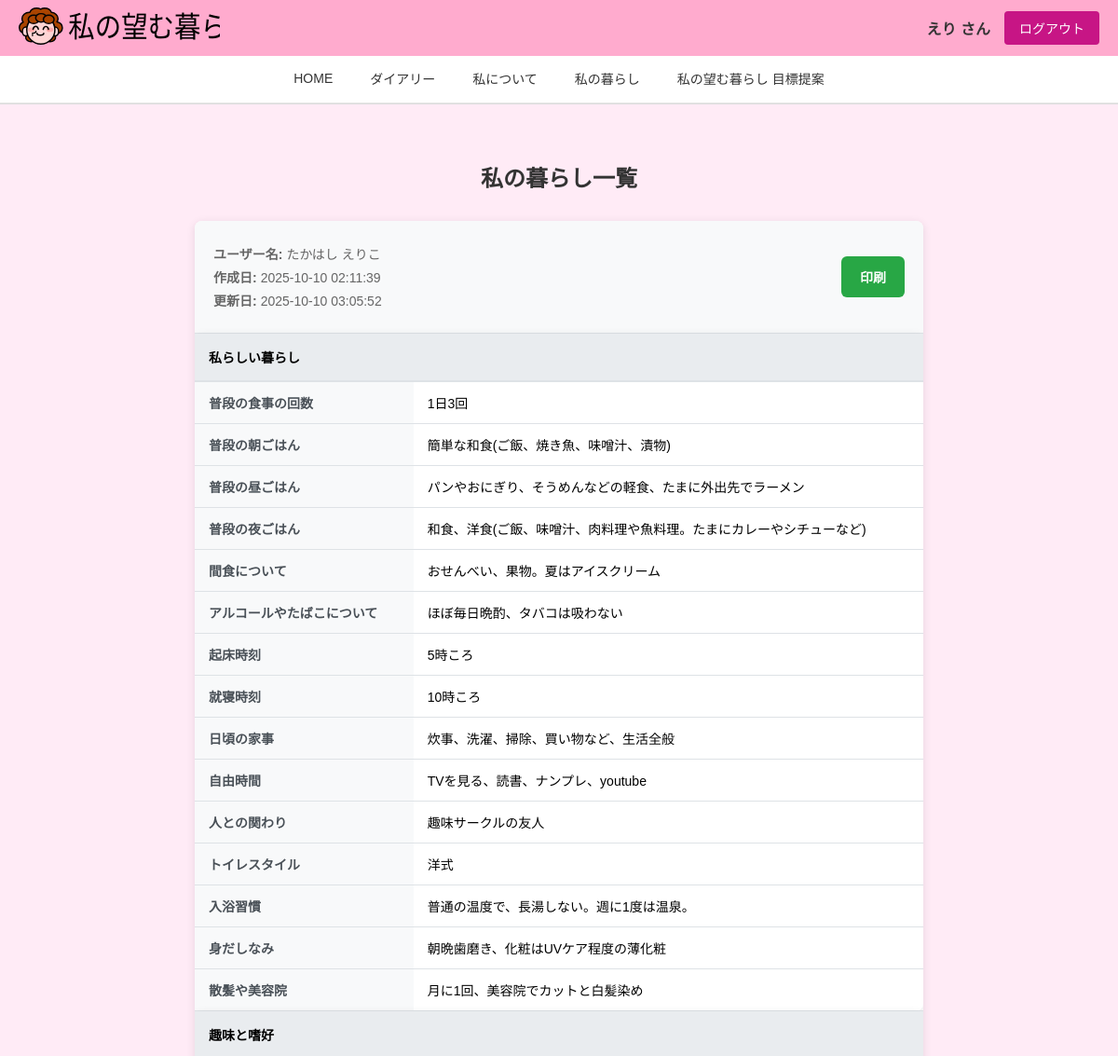
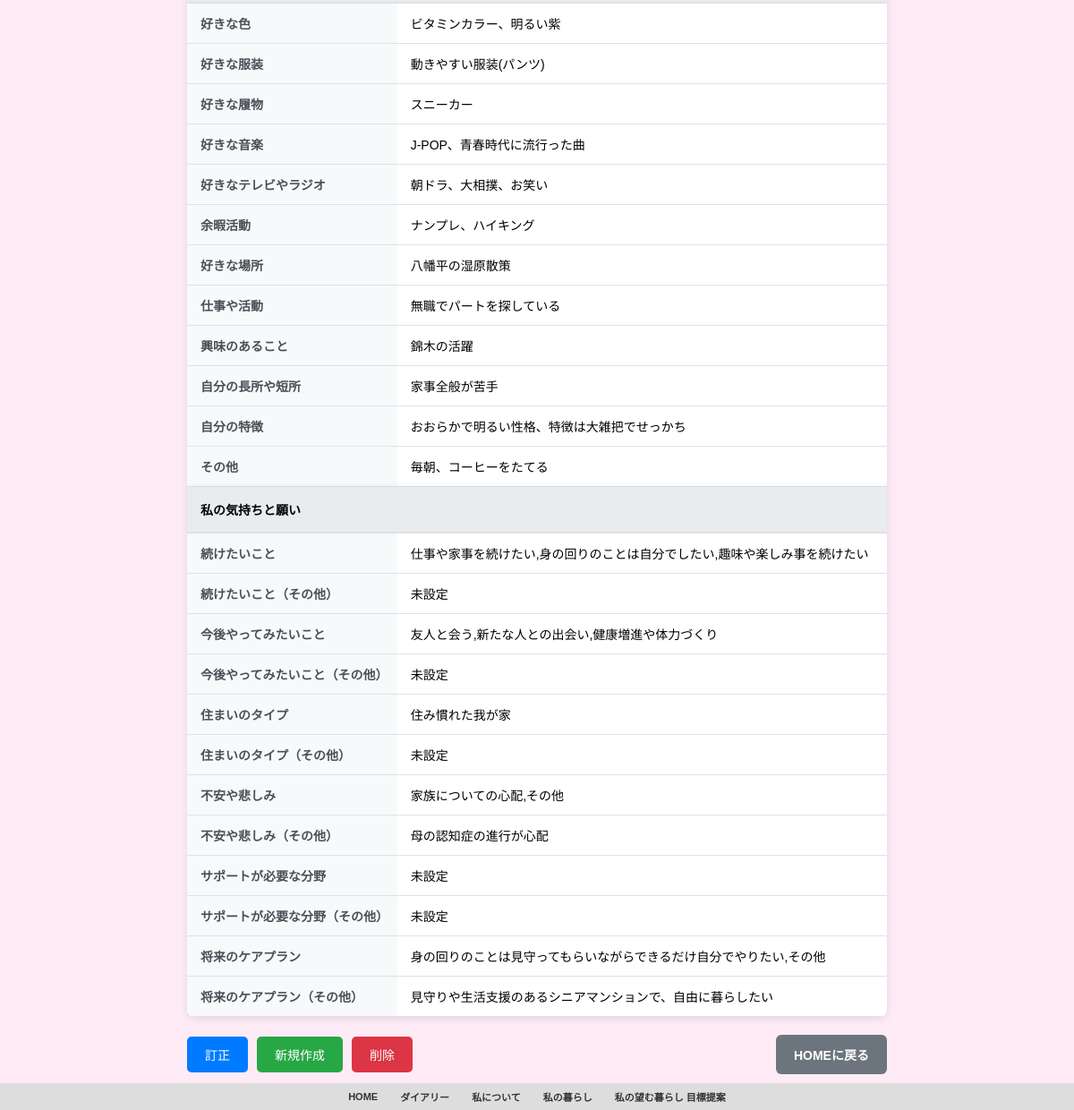
Page /iwlm_table (signed in) on the earlier database version (2 pictures, top to bottom).
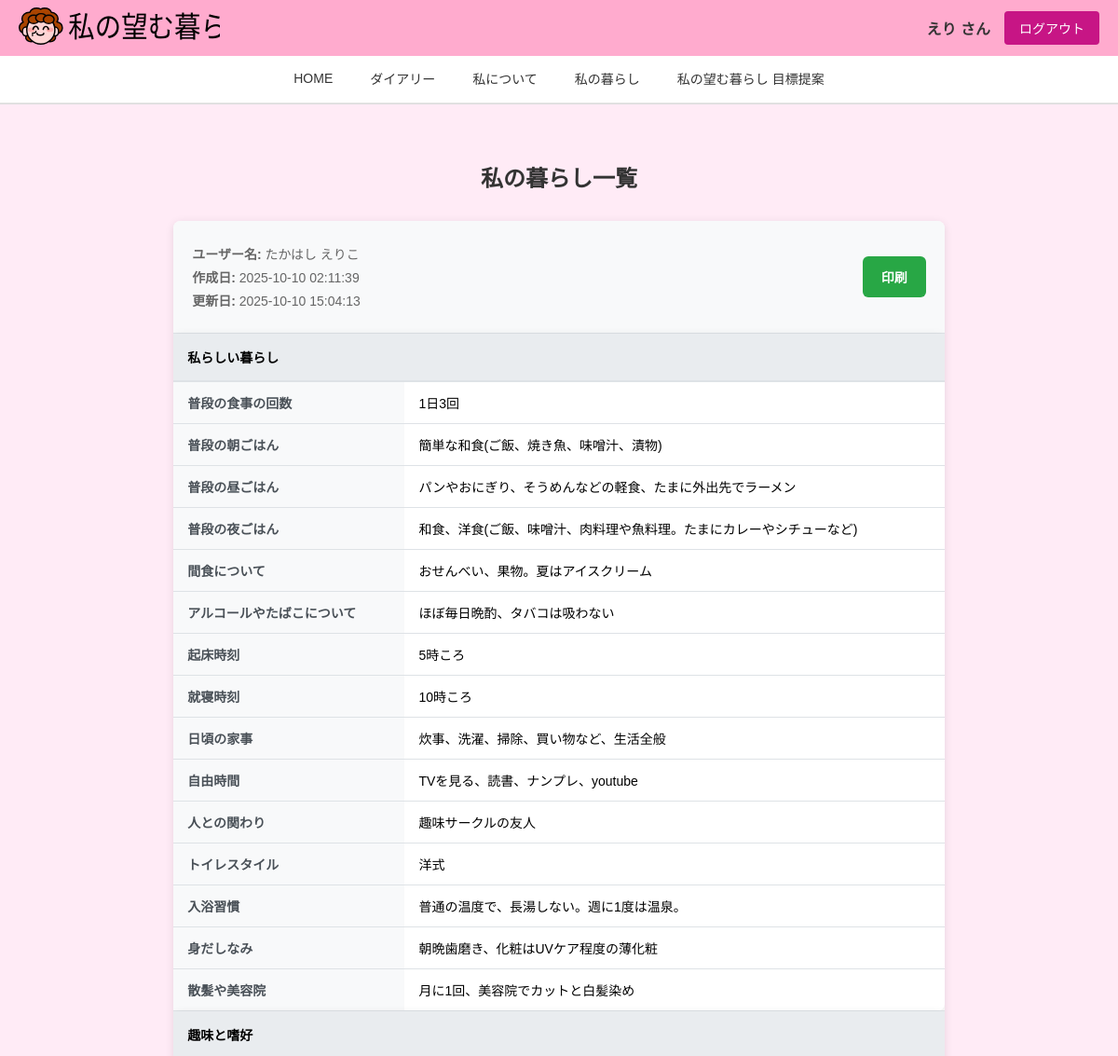
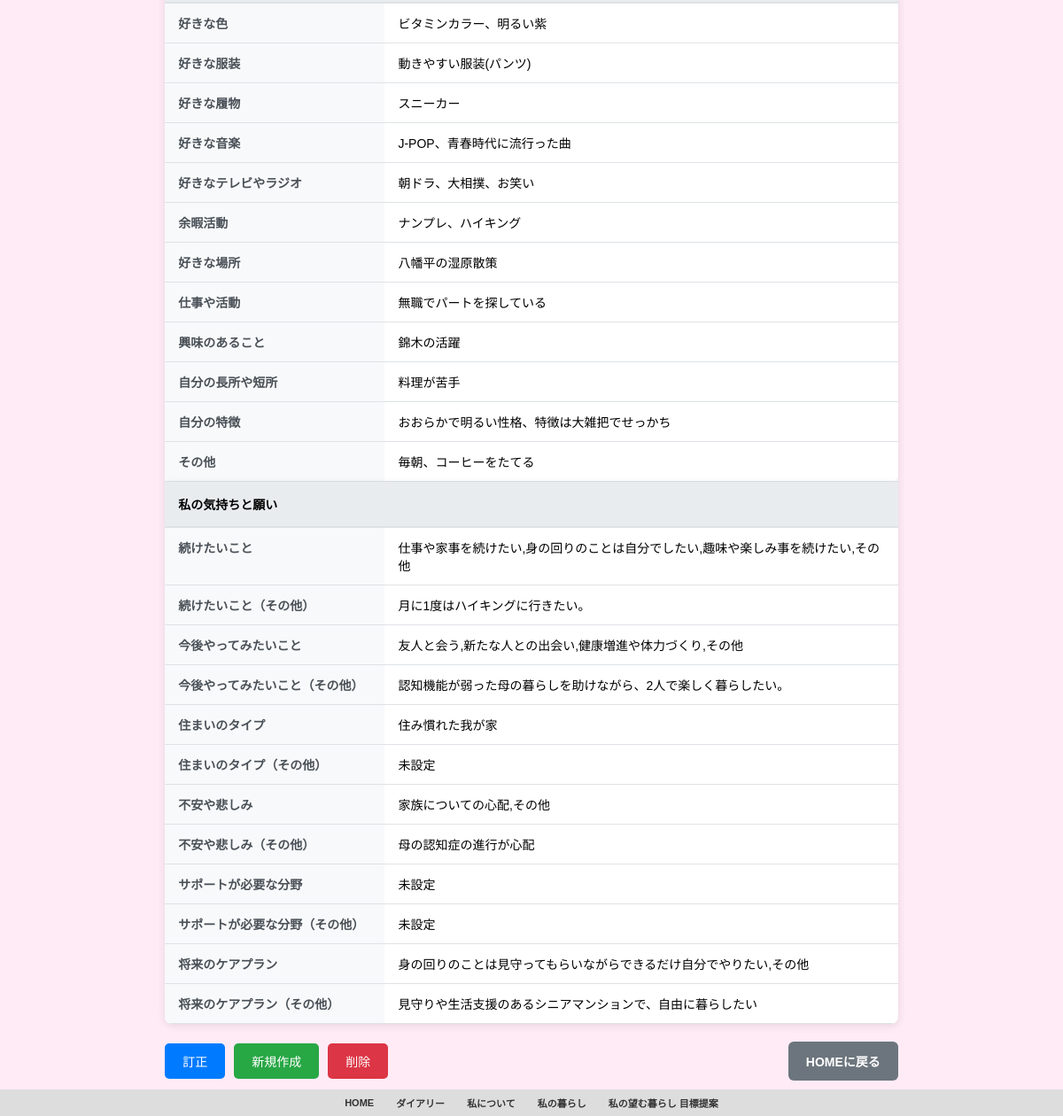
Same page on the later database version (2 pictures, top to bottom).
### tables this page shows
CREATE TABLE users (
                id INTEGER PRIMARY KEY AUTOINCREMENT,
                user_id VARCHAR(50) UNIQUE NOT NULL,
                email VARCHAR(100) UNIQUE NOT NULL,
                password VARCHAR(255) NOT NULL,
                user_type VARCHAR(20) DEFAULT 'self' CHECK(user_type IN ('self', 'family')),
                name VARCHAR(100),
                furigana VARCHAR(100),
                nickname VARCHAR(50),
                gender VARCHAR(10) CHECK(gender IN ('男', '女', 'その他')),
                birth_date DATE,
                family_id1 INTEGER,
                family_id2 INTEGER,
                family_id3 INTEGER,
                created_at TIMESTAMP DEFAULT CURRENT_TIMESTAMP,
                updated_at TIMESTAMP DEFAULT CURRENT_TIMESTAMP
            );

CREATE TABLE iwlm (
                id INTEGER PRIMARY KEY AUTOINCREMENT,
                user_id VARCHAR(50) NOT NULL,
                meal_frequency TEXT,
                morning_meal_type TEXT,
                lunch_meal_type TEXT,
                dinner_meal_type TEXT,
                snac TEXT,
                habits_alc_smoke TEXT,
                wakeup_time TEXT,
                bedtime TEXT,
                daily_chores TEXT,
                free_times TEXT,
                people_met TEXT,
                toilet_style TEXT,
                bathing_habits TEXT,
                grooming_habits TEXT,
                haircut_salon TEXT,
                favorite_color TEXT,
                favorite_clothing TEXT,
                favorite_footwear TEXT,
                favorite_music TEXT,
                favorite_tv_radio TEXT,
                leisure_activities TEXT,
                favorite_place TEXT,
                job_status TEXT,
                interests TEXT,
                strengths_and_weaknesses TEXT,
                characteristics TEXT,
                others TEXT,
                keep_doing TEXT,
                keep_doing_other TEXT,
                future_activities TEXT,
                future_activities_other TEXT,
                residence_type TEXT,
                residence_type_other TEXT,
                anxiety_and_sadness TEXT,
                anxiety_and_sadness_other TEXT,
                areas_of_support TEXT,
                areas_of_support_other TEXT,
                future_care_plan TEXT,
                future_care_plan_other TEXT,
                created_at TIMESTAMP DEFAULT CURRENT_TIMESTAMP,
                updated_at TIMESTAMP DEFAULT CURRENT_TIMESTAMP,
                FOREIGN KEY (user_id) REFERENCES users (user_id)
            );

### app.py (the view)
@app.route("/iwlm_table")
@login_required
def iwlm_table():
    user_data = db.get_user_by_id(session["user_id"])
    iwlm_data = db.get_iwlm_by_user_id(session["user_id"])
    return render_template("iwlm_table.html", user=user_data, iwlm=iwlm_data)

### app.py (called while the page is built)
def login_required(f):
    @wraps(f)
    def decorated_function(*args, **kwargs):
        if "user_id" not in session:
            return redirect(url_for("index"))
        return f(*args, **kwargs)
    return decorated_function

### config.py (called while the page is built)
    def get_connection(self):
        return sqlite3.connect(self.db_path)

    def get_user_by_id(self, user_id):
        conn = self.get_connection()
        cursor = conn.cursor()
        cursor.execute("SELECT * FROM users WHERE user_id = ?", (user_id,))
        user = cursor.fetchone()
        conn.close()
        return user

    def get_iwlm_by_user_id(self, user_id):
        conn = self.get_connection()
        cursor = conn.cursor()
        cursor.execute("SELECT * FROM iwlm WHERE user_id = ?", (user_id,))
        iwlm = cursor.fetchone()
        conn.close()
        return iwlm

### templates/iwlm_table.html (shortened to what this page needs)
{% extends "base.html" %}
{% block nickname %}{{ session.get('nickname', 'ゲスト') }}{% endblock %}
{% block content %}
<div class="profile-table-page">
    <h2>私の暮らし一覧</h2>
    <div class="table-container">
        <div class="table-header">
            <div class="table-info" id="printHeaderInfo">
                {% if user %}
                <p><strong>ユーザー名:</strong> {{ user[5] if user and user[5] else user[7] if user and user[7] else user[1] if user else '未設定' }}</p>
                <p><strong>作成日:</strong> {{ iwlm[41] if iwlm and iwlm[41] else '未設定' }}</p>
                <p><strong>更新日:</strong> {{ iwlm[42] if iwlm and iwlm[42] else '未設定' }}</p>
                {% endif %}
            </div>
            <div class="print-export">
                <button onclick="printIwlm()" class="print-btn">印刷</button>
            </div>
        </div>
        <table class="profile-table" id="iwlmTable">
            <thead>
                <tr>
                    <th colspan="2">私らしい暮らし</th>
                </tr>
            </thead>
            <tbody>
                <tr>
                    <td class="label-cell">普段の食事の回数</td>
                    <td class="data-cell">{{ iwlm[2] if iwlm and iwlm[2] else '未設定' }}</td>
                </tr>
                <tr>
                    <td class="label-cell">普段の朝ごはん</td>
                    <td class="data-cell">{{ iwlm[3] if iwlm and iwlm[3] else '未設定' }}</td>
                </tr>
                <tr>
                    <td class="label-cell">普段の昼ごはん</td>
                    <td class="data-cell">{{ iwlm[4] if iwlm and iwlm[4] else '未設定' }}</td>
                </tr>
                <tr>
                    <td class="label-cell">普段の夜ごはん</td>
                    <td class="data-cell">{{ iwlm[5] if iwlm and iwlm[5] else '未設定' }}</td>
                </tr>
                <tr>
                    <td class="label-cell">間食について</td>
                    <td class="data-cell">{{ iwlm[6] if iwlm and iwlm[6] else '未設定' }}</td>
                </tr>
                <tr>
                    <td class="label-cell">アルコールやたばこについて</td>
                    <td class="data-cell">{{ iwlm[7] if iwlm and iwlm[7] else '未設定' }}</td>
                </tr>
                <tr>
                    <td class="label-cell">起床時刻</td>
                    <td class="data-cell">{{ iwlm[8] if iwlm and iwlm[8] else '未設定' }}</td>
                </tr>
                <tr>
                    <td class="label-cell">就寝時刻</td>
                    <td class="data-cell">{{ iwlm[9] if iwlm and iwlm[9] else '未設定' }}</td>
                </tr>
                <tr>
                    <td class="label-cell">日頃の家事</td>
                    <td class="data-cell">{{ iwlm[10] if iwlm and iwlm[10] else '未設定' }}</td>
                </tr>
                <tr>
                    <td class="label-cell">自由時間</td>
                    <td class="data-cell">{{ iwlm[11] if iwlm and iwlm[11] else '未設定' }}</td>
                </tr>
                <tr>
                    <td class="label-cell">人との関わり</td>
                    <td class="data-cell">{{ iwlm[12] if iwlm and iwlm[12] else '未設定' }}</td>
                </tr>
                <tr>
                    <td class="label-cell">トイレスタイル</td>
                    <td class="data-cell">{{ iwlm[13] if iwlm and iwlm[13] else '未設定' }}</td>
                </tr>
                <tr>
                    <td class="label-cell">入浴習慣</td>
                    <td class="data-cell">{{ iwlm[14] if iwlm and iwlm[14] else '未設定' }}</td>
                </tr>
                <tr>
                    <td class="label-cell">身だしなみ</td>
                    <td class="data-cell">{{ iwlm[15] if iwlm and iwlm[15] else '未設定' }}</td>
                </tr>
                <tr>
                    <td class="label-cell">散髪や美容院</td>
                    <td class="data-cell">{{ iwlm[16] if iwlm and iwlm[16] else '未設定' }}</td>
                </tr>
            </tbody>
        </table>
        <table class="profile-table" id="iwlmHobbyTable">
            <thead>
                <tr>
                    <th colspan="2">趣味と嗜好</th>
                </tr>
            </thead>
            <tbody>
                <tr>
                    <td class="label-cell">好きな色</td>
                    <td class="data-cell">{{ iwlm[17] if iwlm and iwlm[17] else '未設定' }}</td>
                </tr>
                <tr>
                    <td class="label-cell">好きな服装</td>
                    <td class="data-cell">{{ iwlm[18] if iwlm and iwlm[18] else '未設定' }}</td>
                </tr>
                <tr>
                    <td class="label-cell">好きな履物</td>
                    <td class="data-cell">{{ iwlm[19] if iwlm and iwlm[19] else '未設定' }}</td>
                </tr>
                <tr>
                    <td class="label-cell">好きな音楽</td>
                    <td class="data-cell">{{ iwlm[20] if iwlm and iwlm[20] else '未設定' }}</td>
                </tr>
                <tr>
                    <td class="label-cell">好きなテレビやラジオ</td>
                    <td class="data-cell">{{ iwlm[21] if iwlm and iwlm[21] else '未設定' }}</td>
                </tr>
                <tr>
                    <td class="label-cell">余暇活動</td>
                    <td class="data-cell">{{ iwlm[22] if iwlm and iwlm[22] else '未設定' }}</td>
                </tr>
                <tr>
                    <td class="label-cell">好きな場所</td>
                    <td class="data-cell">{{ iwlm[23] if iwlm and iwlm[23] else '未設定' }}</td>
                </tr>
                <tr>
                    <td class="label-cell">仕事や活動</td>
                    <td class="data-cell">{{ iwlm[24] if iwlm and iwlm[24] else '未設定' }}</td>
                </tr>
                <tr>
                    <td class="label-cell">興味のあること</td>
                    <td class="data-cell">{{ iwlm[25] if iwlm and iwlm[25] else '未設定' }}</td>
                </tr>
                <tr>
                    <td class="label-cell">自分の長所や短所</td>
                    <td class="data-cell">{{ iwlm[26] if iwlm and iwlm[26] else '未設定' }}</td>
                </tr>
                <tr>
                    <td class="label-cell">自分の特徴</td>
                    <td class="data-cell">{{ iwlm[27] if iwlm and iwlm[27] else '未設定' }}</td>
                </tr>
                <tr>
                    <td class="label-cell">その他</td>
                    <td class="data-cell">{{ iwlm[28] if iwlm and iwlm[28] else '未設定' }}</td>
                </tr>
            </tbody>
        </table>
        <table class="profile-table" id="iwlmFeelingTable">
            <thead>
                <tr>
                    <th colspan="2">私の気持ちと願い</th>
                </tr>
            </thead>
            <tbody>
                <tr>
                    <td class="label-cell">続けたいこと</td>
                    <td class="data-cell">{{ iwlm[29] if iwlm and iwlm[29] else '未設定' }}</td>
                </tr>
                <tr>
                    <td class="label-cell">続けたいこと（その他）</td>
                    <td class="data-cell">{{ iwlm[30] if iwlm and iwlm[30] else '未設定' }}</td>
                </tr>
                <tr>
                    <td class="label-cell">今後やってみたいこと</td>
                    <td class="data-cell">{{ iwlm[31] if iwlm and iwlm[31] else '未設定' }}</td>
                </tr>
                <tr>
                    <td class="label-cell">今後やってみたいこと（その他）</td>
                    <td class="data-cell">{{ iwlm[32] if iwlm and iwlm[32] else '未設定' }}</td>
                </tr>
                <tr>
                    <td class="label-cell">住まいのタイプ</td>
                    <td class="data-cell">{{ iwlm[33] if iwlm and iwlm[33] else '未設定' }}</td>
                </tr>
                <tr>
                    <td class="label-cell">住まいのタイプ（その他）</td>
                    <td class="data-cell">{{ iwlm[34] if iwlm and iwlm[34] else '未設定' }}</td>
                </tr>
                <tr>
                    <td class="label-cell">不安や悲しみ</td>
                    <td class="data-cell">{{ iwlm[35] if iwlm and iwlm[35] else '未設定' }}</td>
                </tr>
                <tr>
                    <td class="label-cell">不安や悲しみ（その他）</td>
                    <td class="data-cell">{{ iwlm[36] if iwlm and iwlm[36] else '未設定' }}</td>
                </tr>
                <tr>
                    <td class="label-cell">サポートが必要な分野</td>
                    <td class="data-cell">{{ iwlm[37] if iwlm and iwlm[37] else '未設定' }}</td>
                </tr>
                <tr>
                    <td class="label-cell">サポートが必要な分野（その他）</td>
                    <td class="data-cell">{{ iwlm[38] if iwlm and iwlm[38] else '未設定' }}</td>
                </tr>
                <tr>
                    <td class="label-cell">将来のケアプラン</td>
                    <td class="data-cell">{{ iwlm[39] if iwlm and iwlm[39] else '未設定' }}</td>
                </tr>
                <tr>
                    <td class="label-cell">将来のケアプラン（その他）</td>
                    <td class="data-cell">{{ iwlm[40] if iwlm and iwlm[40] else '未設定' }}</td>
                </tr>
            </tbody>
        </table>
    </div>
    <div class="action-buttons">
        <div class="button-group">
            <a href="{{ url_for('iwlm') }}" class="edit-btn">訂正</a>
            <a href="{{ url_for('iwlm') }}" class="create-btn">新規作成</a>
            <form method="POST" action="{{ url_for('delete_iwlm') }}" style="display: inline;" onsubmit="return confirm('私の暮らし情報を削除しますか？この操作は取り消せません。')">
                <button type="submit" class="delete-btn">削除</button>
            </form>
        </div>
        <div class="navigation-buttons">
            <a href="{{ url_for('dashboard') }}" class="back-btn">HOMEに戻る</a>
        </div>
    </div>
</div>
{% endblock %}

### templates/base.html (shortened to what this page needs)
<!DOCTYPE html>
<html lang="ja">
<head>
    <link rel="stylesheet" href="{{ url_for('static', filename='style.css') }}">
</head>
<body>
    <header class="main-header">
        <div class="header-content">
            <div class="header-left">
                <img src="{{ url_for('static', filename='images/logomark2.svg') }}" alt="logomark" class="header-logo">
            </div>
            <div class="header-right">
                <div class="user-info">
                    <a href="{{ url_for('user') }}" class="user-link">
                        <span class="nickname">{% block nickname %}ゲスト{% endblock %} さん</span>
                    </a>
                    <a href="{{ url_for('logout') }}" class="logout-btn" style="text-decoration: none;">ログアウト</a>
                </div>
            </div>
        </div>
        <nav class="main-nav">
            <ul class="nav-list">
                <li class="nav-item">
                    <a href="{{ url_for('dashboard') }}" class="nav-link">HOME</a>
                </li>
                <li class="nav-item dropdown">
                    <a href="{{ url_for('diary_calendar') }}" class="nav-link">ダイアリー</a>
                </li>
                <li class="nav-item dropdown">
                    <a href="{{ url_for('profile') }}" class="nav-link">私について</a>
                </li>
                <li class="nav-item dropdown">
                    <a href="{{ url_for('iwlm') }}" class="nav-link">私の暮らし</a>
                </li>
                <li class="nav-item">
                    <a href="{{ url_for('goals') }}" class="nav-link">私の望む暮らし 目標提案</a>
                </li>
            </ul>
        </nav>
    </header>
    <main class="main-content">
        {% block content %}{% endblock %}
    </main>
    <footer class="main-footer">
        <div class="footer-content">
            <div class="footer-section">
                <a href="{{ url_for('dashboard') }}" class="footer-main-link">HOME</a>
            </div>
            <div class="footer-section">
                <a href="{{ url_for('diary_calendar') }}" class="footer-main-link">ダイアリー</a>
            </div>
            <div class="footer-section">
                <a href="{{ url_for('profile') }}" class="footer-main-link">私について</a>
            </div>
            <div class="footer-section">
                <a href="{{ url_for('iwlm') }}" class="footer-main-link">私の暮らし</a>
            </div>
            <div class="footer-section">
                <a href="{{ url_for('goals') }}" class="footer-main-link">私の望む暮らし 目標提案</a>
            </div>
        </div>
    </footer>
</body>
</html>

Differences in the rows shown:
changed iwlm "簡単な和食(ご飯、焼き魚、味噌汁、漬物)": updated_at "2025-10-10 03:05:52" → "2025-10-10 15:04:13"; strengths_and_weaknesses "家事全般が苦手" → "料理が苦手"; keep_doing "仕事や家事を続けたい,身の回りのことは自分でしたい,趣味や楽しみ事を続けたい" → "仕事や家事を続けたい,身の回りのことは自分でしたい,趣味や楽しみ事を続けたい,その他"; keep_doing_other "未設定" → "月に1度はハイキングに行きたい。"; future_activities "友人と会う,新たな人との出会い,健康増進や体力づくり" → "友人と会う,新たな人との出会い,健康増進や体力づくり,その他"; future_activities_other "未設定" → "認知機能が弱った母の暮らしを助けながら、2人で楽しく暮らしたい。"
